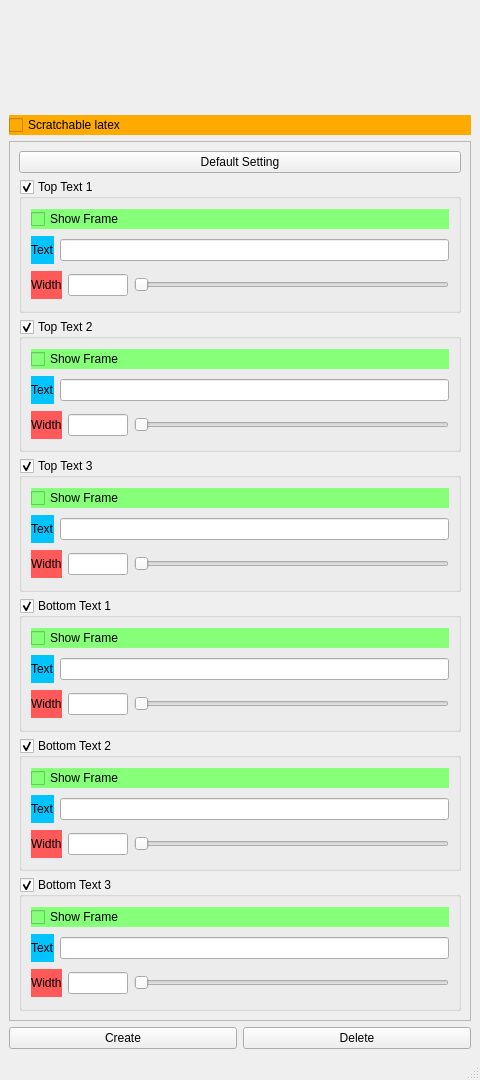
<?xml version="1.0" encoding="UTF-8"?>
<ui version="4.0">
 <class>MainWindow</class>
 <widget class="QMainWindow" name="MainWindow">
  <property name="geometry">
   <rect>
    <x>0</x>
    <y>0</y>
    <width>480</width>
    <height>1080</height>
   </rect>
  </property>
  <property name="minimumSize">
   <size>
    <width>480</width>
    <height>820</height>
   </size>
  </property>
  <property name="maximumSize">
   <size>
    <width>480</width>
    <height>1080</height>
   </size>
  </property>
  <property name="windowTitle">
   <string>MainWindow</string>
  </property>
  <widget class="QWidget" name="centralwidget">
   <layout class="QVBoxLayout" name="verticalLayout">
    <item>
     <layout class="QHBoxLayout" name="horizontalLayout">
      <item>
       <widget class="QLabel" name="label_3">
        <property name="minimumSize">
         <size>
          <width>334</width>
          <height>100</height>
         </size>
        </property>
        <property name="maximumSize">
         <size>
          <width>334</width>
          <height>100</height>
         </size>
        </property>
        <property name="text">
         <string/>
        </property>
        <property name="pixmap">
         <pixmap>C:/Users/dirty/Desktop/logo.png</pixmap>
        </property>
       </widget>
      </item>
      <item>
       <spacer name="horizontalSpacer">
        <property name="orientation">
         <enum>Qt::Horizontal</enum>
        </property>
        <property name="sizeHint" stdset="0">
         <size>
          <width>40</width>
          <height>20</height>
         </size>
        </property>
       </spacer>
      </item>
     </layout>
    </item>
    <item>
     <widget class="QCheckBox" name="checkBox">
      <property name="styleSheet">
       <string notr="true">background:rgb(255, 170, 0);
color:rgb(0, 0, 0)</string>
      </property>
      <property name="text">
       <string>Scratchable latex</string>
      </property>
      <property name="tristate">
       <bool>false</bool>
      </property>
     </widget>
    </item>
    <item>
     <widget class="QScrollArea" name="scrollArea">
      <property name="minimumSize">
       <size>
        <width>0</width>
        <height>600</height>
       </size>
      </property>
      <property name="maximumSize">
       <size>
        <width>16777215</width>
        <height>16777215</height>
       </size>
      </property>
      <property name="sizeIncrement">
       <size>
        <width>0</width>
        <height>0</height>
       </size>
      </property>
      <property name="widgetResizable">
       <bool>true</bool>
      </property>
      <widget class="QWidget" name="scrollAreaWidgetContents">
       <property name="geometry">
        <rect>
         <x>0</x>
         <y>0</y>
         <width>426</width>
         <height>992</height>
        </rect>
       </property>
       <layout class="QVBoxLayout" name="verticalLayout_10">
        <item>
         <widget class="QPushButton" name="pushButton">
          <property name="text">
           <string>Default Setting</string>
          </property>
         </widget>
        </item>
        <item>
         <layout class="QVBoxLayout" name="textOpLayout">
          <item>
           <widget class="QGroupBox" name="Top_text1_group">
            <property name="title">
             <string>Top Text 1</string>
            </property>
            <property name="checkable">
             <bool>true</bool>
            </property>
            <layout class="QVBoxLayout" name="verticalLayout_6">
             <item>
              <widget class="QCheckBox" name="checkBox_2">
               <property name="styleSheet">
                <string notr="true">background:rgb(134, 255, 121);
color:rgb(0, 0, 0)</string>
               </property>
               <property name="text">
                <string>Show Frame</string>
               </property>
              </widget>
             </item>
             <item>
              <layout class="QHBoxLayout" name="horizontalLayout_5">
               <item>
                <widget class="QLabel" name="label_7">
                 <property name="minimumSize">
                  <size>
                   <width>0</width>
                   <height>28</height>
                  </size>
                 </property>
                 <property name="maximumSize">
                  <size>
                   <width>16777215</width>
                   <height>28</height>
                  </size>
                 </property>
                 <property name="styleSheet">
                  <string notr="true">background:rgb(0, 196, 255);
color:rgb(0, 0, 0)</string>
                 </property>
                 <property name="text">
                  <string>Text</string>
                 </property>
                </widget>
               </item>
               <item>
                <widget class="QLineEdit" name="lineEdit_6"/>
               </item>
              </layout>
             </item>
             <item>
              <layout class="QHBoxLayout" name="horizontalLayout_11">
               <item>
                <widget class="QLabel" name="label_13">
                 <property name="minimumSize">
                  <size>
                   <width>0</width>
                   <height>28</height>
                  </size>
                 </property>
                 <property name="maximumSize">
                  <size>
                   <width>16777215</width>
                   <height>28</height>
                  </size>
                 </property>
                 <property name="styleSheet">
                  <string notr="true">background:rgb(255, 89, 89);
color:rgb(0, 0, 0)</string>
                 </property>
                 <property name="text">
                  <string>Width</string>
                 </property>
                </widget>
               </item>
               <item>
                <widget class="QLineEdit" name="lineEdit_10">
                 <property name="maximumSize">
                  <size>
                   <width>60</width>
                   <height>16777215</height>
                  </size>
                 </property>
                </widget>
               </item>
               <item>
                <widget class="QSlider" name="horizontalSlider_4">
                 <property name="orientation">
                  <enum>Qt::Horizontal</enum>
                 </property>
                </widget>
               </item>
              </layout>
             </item>
            </layout>
           </widget>
          </item>
          <item>
           <widget class="QGroupBox" name="Top_text2_group">
            <property name="title">
             <string>Top Text 2</string>
            </property>
            <property name="checkable">
             <bool>true</bool>
            </property>
            <layout class="QVBoxLayout" name="verticalLayout_2">
             <item>
              <widget class="QCheckBox" name="checkBox_3">
               <property name="styleSheet">
                <string notr="true">background:rgb(134, 255, 121);
color:rgb(0, 0, 0)</string>
               </property>
               <property name="text">
                <string>Show Frame</string>
               </property>
              </widget>
             </item>
             <item>
              <layout class="QHBoxLayout" name="horizontalLayout_2">
               <item>
                <widget class="QLabel" name="label_4">
                 <property name="minimumSize">
                  <size>
                   <width>0</width>
                   <height>28</height>
                  </size>
                 </property>
                 <property name="maximumSize">
                  <size>
                   <width>16777215</width>
                   <height>28</height>
                  </size>
                 </property>
                 <property name="styleSheet">
                  <string notr="true">background:rgb(0, 196, 255);
color:rgb(0, 0, 0)</string>
                 </property>
                 <property name="text">
                  <string>Text</string>
                 </property>
                </widget>
               </item>
               <item>
                <widget class="QLineEdit" name="lineEdit_3"/>
               </item>
              </layout>
             </item>
             <item>
              <layout class="QHBoxLayout" name="horizontalLayout_8">
               <item>
                <widget class="QLabel" name="label_10">
                 <property name="minimumSize">
                  <size>
                   <width>0</width>
                   <height>28</height>
                  </size>
                 </property>
                 <property name="maximumSize">
                  <size>
                   <width>16777215</width>
                   <height>28</height>
                  </size>
                 </property>
                 <property name="styleSheet">
                  <string notr="true">background:rgb(255, 89, 89);
color:rgb(0, 0, 0)</string>
                 </property>
                 <property name="text">
                  <string>Width</string>
                 </property>
                </widget>
               </item>
               <item>
                <widget class="QLineEdit" name="lineEdit_11">
                 <property name="maximumSize">
                  <size>
                   <width>60</width>
                   <height>16777215</height>
                  </size>
                 </property>
                </widget>
               </item>
               <item>
                <widget class="QSlider" name="horizontalSlider">
                 <property name="orientation">
                  <enum>Qt::Horizontal</enum>
                 </property>
                </widget>
               </item>
              </layout>
             </item>
            </layout>
           </widget>
          </item>
          <item>
           <widget class="QGroupBox" name="Top_text3_group">
            <property name="title">
             <string>Top Text 3</string>
            </property>
            <property name="checkable">
             <bool>true</bool>
            </property>
            <layout class="QVBoxLayout" name="verticalLayout_4">
             <item>
              <widget class="QCheckBox" name="checkBox_4">
               <property name="styleSheet">
                <string notr="true">background:rgb(134, 255, 121);
color:rgb(0, 0, 0)</string>
               </property>
               <property name="text">
                <string>Show Frame</string>
               </property>
              </widget>
             </item>
             <item>
              <layout class="QHBoxLayout" name="horizontalLayout_3">
               <item>
                <widget class="QLabel" name="label_5">
                 <property name="minimumSize">
                  <size>
                   <width>0</width>
                   <height>28</height>
                  </size>
                 </property>
                 <property name="maximumSize">
                  <size>
                   <width>16777215</width>
                   <height>28</height>
                  </size>
                 </property>
                 <property name="styleSheet">
                  <string notr="true">background:rgb(0, 196, 255);
color:rgb(0, 0, 0)</string>
                 </property>
                 <property name="text">
                  <string>Text</string>
                 </property>
                </widget>
               </item>
               <item>
                <widget class="QLineEdit" name="lineEdit_4"/>
               </item>
              </layout>
             </item>
             <item>
              <layout class="QHBoxLayout" name="horizontalLayout_9">
               <item>
                <widget class="QLabel" name="label_11">
                 <property name="minimumSize">
                  <size>
                   <width>0</width>
                   <height>28</height>
                  </size>
                 </property>
                 <property name="maximumSize">
                  <size>
                   <width>16777215</width>
                   <height>28</height>
                  </size>
                 </property>
                 <property name="styleSheet">
                  <string notr="true">background:rgb(255, 89, 89);
color:rgb(0, 0, 0)</string>
                 </property>
                 <property name="text">
                  <string>Width</string>
                 </property>
                </widget>
               </item>
               <item>
                <widget class="QLineEdit" name="lineEdit_12">
                 <property name="maximumSize">
                  <size>
                   <width>60</width>
                   <height>16777215</height>
                  </size>
                 </property>
                </widget>
               </item>
               <item>
                <widget class="QSlider" name="horizontalSlider_2">
                 <property name="orientation">
                  <enum>Qt::Horizontal</enum>
                 </property>
                </widget>
               </item>
              </layout>
             </item>
            </layout>
           </widget>
          </item>
          <item>
           <widget class="QGroupBox" name="Bottom_text1_group">
            <property name="title">
             <string>Bottom Text 1</string>
            </property>
            <property name="checkable">
             <bool>true</bool>
            </property>
            <layout class="QVBoxLayout" name="verticalLayout_5">
             <item>
              <widget class="QCheckBox" name="checkBox_8">
               <property name="styleSheet">
                <string notr="true">background:rgb(134, 255, 121);
color:rgb(0, 0, 0)</string>
               </property>
               <property name="text">
                <string>Show Frame</string>
               </property>
              </widget>
             </item>
             <item>
              <layout class="QHBoxLayout" name="horizontalLayout_4">
               <item>
                <widget class="QLabel" name="label_6">
                 <property name="minimumSize">
                  <size>
                   <width>0</width>
                   <height>28</height>
                  </size>
                 </property>
                 <property name="maximumSize">
                  <size>
                   <width>16777215</width>
                   <height>28</height>
                  </size>
                 </property>
                 <property name="styleSheet">
                  <string notr="true">background:rgb(0, 196, 255);
color:rgb(0, 0, 0)</string>
                 </property>
                 <property name="text">
                  <string>Text</string>
                 </property>
                </widget>
               </item>
               <item>
                <widget class="QLineEdit" name="lineEdit_5"/>
               </item>
              </layout>
             </item>
             <item>
              <layout class="QHBoxLayout" name="horizontalLayout_10">
               <item>
                <widget class="QLabel" name="label_12">
                 <property name="minimumSize">
                  <size>
                   <width>0</width>
                   <height>28</height>
                  </size>
                 </property>
                 <property name="maximumSize">
                  <size>
                   <width>16777215</width>
                   <height>28</height>
                  </size>
                 </property>
                 <property name="styleSheet">
                  <string notr="true">background:rgb(255, 89, 89);
color:rgb(0, 0, 0)</string>
                 </property>
                 <property name="text">
                  <string>Width</string>
                 </property>
                </widget>
               </item>
               <item>
                <widget class="QLineEdit" name="lineEdit_13">
                 <property name="maximumSize">
                  <size>
                   <width>60</width>
                   <height>16777215</height>
                  </size>
                 </property>
                </widget>
               </item>
               <item>
                <widget class="QSlider" name="horizontalSlider_3">
                 <property name="orientation">
                  <enum>Qt::Horizontal</enum>
                 </property>
                </widget>
               </item>
              </layout>
             </item>
            </layout>
           </widget>
          </item>
          <item>
           <widget class="QGroupBox" name="Bottom_text2_group">
            <property name="title">
             <string>Bottom Text 2</string>
            </property>
            <property name="checkable">
             <bool>true</bool>
            </property>
            <layout class="QVBoxLayout" name="verticalLayout_8">
             <item>
              <widget class="QCheckBox" name="checkBox_9">
               <property name="styleSheet">
                <string notr="true">background:rgb(134, 255, 121);
color:rgb(0, 0, 0)</string>
               </property>
               <property name="text">
                <string>Show Frame</string>
               </property>
              </widget>
             </item>
             <item>
              <layout class="QHBoxLayout" name="horizontalLayout_7">
               <item>
                <widget class="QLabel" name="label_9">
                 <property name="minimumSize">
                  <size>
                   <width>0</width>
                   <height>28</height>
                  </size>
                 </property>
                 <property name="maximumSize">
                  <size>
                   <width>16777215</width>
                   <height>28</height>
                  </size>
                 </property>
                 <property name="styleSheet">
                  <string notr="true">background:rgb(0, 196, 255);
color:rgb(0, 0, 0)</string>
                 </property>
                 <property name="text">
                  <string>Text</string>
                 </property>
                </widget>
               </item>
               <item>
                <widget class="QLineEdit" name="lineEdit_8"/>
               </item>
              </layout>
             </item>
             <item>
              <layout class="QHBoxLayout" name="horizontalLayout_13">
               <item>
                <widget class="QLabel" name="label_15">
                 <property name="minimumSize">
                  <size>
                   <width>0</width>
                   <height>28</height>
                  </size>
                 </property>
                 <property name="maximumSize">
                  <size>
                   <width>16777215</width>
                   <height>28</height>
                  </size>
                 </property>
                 <property name="styleSheet">
                  <string notr="true">background:rgb(255, 89, 89);
color:rgb(0, 0, 0)</string>
                 </property>
                 <property name="text">
                  <string>Width</string>
                 </property>
                </widget>
               </item>
               <item>
                <widget class="QLineEdit" name="lineEdit_14">
                 <property name="maximumSize">
                  <size>
                   <width>60</width>
                   <height>16777215</height>
                  </size>
                 </property>
                </widget>
               </item>
               <item>
                <widget class="QSlider" name="horizontalSlider_6">
                 <property name="orientation">
                  <enum>Qt::Horizontal</enum>
                 </property>
                </widget>
               </item>
              </layout>
             </item>
            </layout>
           </widget>
          </item>
          <item>
           <widget class="QGroupBox" name="Bottom_text3_group">
            <property name="title">
             <string>Bottom Text 3</string>
            </property>
            <property name="checkable">
             <bool>true</bool>
            </property>
            <layout class="QVBoxLayout" name="verticalLayout_9">
             <item>
              <widget class="QCheckBox" name="checkBox_10">
               <property name="styleSheet">
                <string notr="true">background:rgb(134, 255, 121);
color:rgb(0, 0, 0)</string>
               </property>
               <property name="text">
                <string>Show Frame</string>
               </property>
              </widget>
             </item>
             <item>
              <layout class="QHBoxLayout" name="horizontalLayout_14">
               <item>
                <widget class="QLabel" name="label_16">
                 <property name="minimumSize">
                  <size>
                   <width>0</width>
                   <height>28</height>
                  </size>
                 </property>
                 <property name="maximumSize">
                  <size>
                   <width>16777215</width>
                   <height>28</height>
                  </size>
                 </property>
                 <property name="styleSheet">
                  <string notr="true">background:rgb(0, 196, 255);
color:rgb(0, 0, 0)</string>
                 </property>
                 <property name="text">
                  <string>Text</string>
                 </property>
                </widget>
               </item>
               <item>
                <widget class="QLineEdit" name="lineEdit_9"/>
               </item>
              </layout>
             </item>
             <item>
              <layout class="QHBoxLayout" name="horizontalLayout_15">
               <item>
                <widget class="QLabel" name="label_17">
                 <property name="minimumSize">
                  <size>
                   <width>0</width>
                   <height>28</height>
                  </size>
                 </property>
                 <property name="maximumSize">
                  <size>
                   <width>16777215</width>
                   <height>28</height>
                  </size>
                 </property>
                 <property name="styleSheet">
                  <string notr="true">background:rgb(255, 89, 89);
color:rgb(0, 0, 0)</string>
                 </property>
                 <property name="text">
                  <string>Width</string>
                 </property>
                </widget>
               </item>
               <item>
                <widget class="QLineEdit" name="lineEdit_15">
                 <property name="maximumSize">
                  <size>
                   <width>60</width>
                   <height>16777215</height>
                  </size>
                 </property>
                </widget>
               </item>
               <item>
                <widget class="QSlider" name="horizontalSlider_7">
                 <property name="orientation">
                  <enum>Qt::Horizontal</enum>
                 </property>
                </widget>
               </item>
              </layout>
             </item>
            </layout>
           </widget>
          </item>
         </layout>
        </item>
       </layout>
      </widget>
     </widget>
    </item>
    <item>
     <layout class="QHBoxLayout" name="horizontalLayout_27">
      <item>
       <widget class="QPushButton" name="pushButton_4">
        <property name="text">
         <string>Create</string>
        </property>
       </widget>
      </item>
      <item>
       <widget class="QPushButton" name="pushButton_5">
        <property name="text">
         <string>Delete</string>
        </property>
       </widget>
      </item>
     </layout>
    </item>
   </layout>
  </widget>
  <widget class="QStatusBar" name="statusbar"/>
 </widget>
 <resources/>
 <connections/>
</ui>
